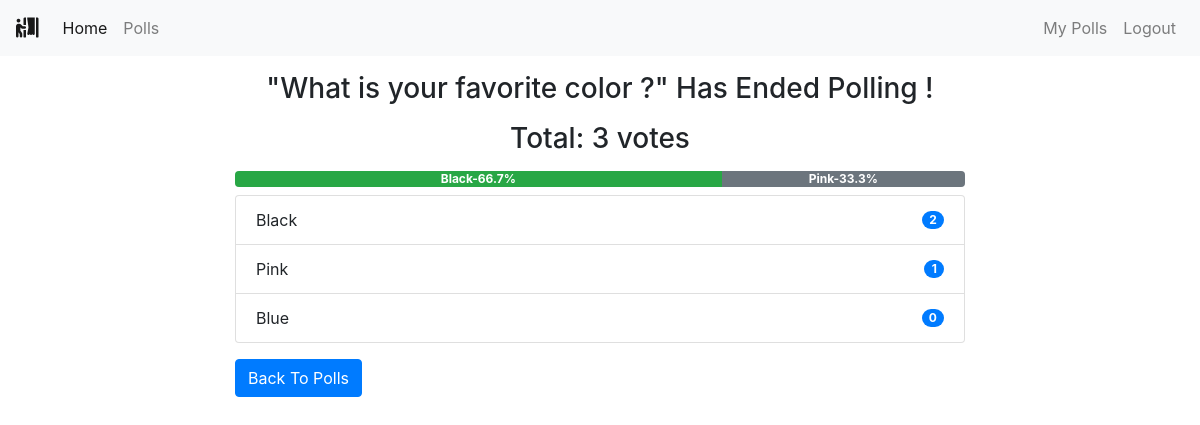
/polls/end/5/ (signed in), run on the app's committed database.
### polls/models.py (models this page shows, shortened)
class Poll(models.Model):
    owner = models.ForeignKey(User, on_delete=models.CASCADE)
    text = models.TextField()
    pub_date = models.DateTimeField(default=timezone.now)
    active = models.BooleanField(default=True)
    @property
    def get_vote_count(self):
        return self.vote_set.count()
    def get_result_dict(self):
        res = []
        for choice in self.choice_set.all():
            d = {}
            alert_class = ['primary', 'secondary', 'success',
                           'danger', 'dark', 'warning', 'info']
            d['alert_class'] = secrets.choice(alert_class)
            d['text'] = choice.choice_text
            d['num_votes'] = choice.get_vote_count
            if not self.get_vote_count:
                d['percentage'] = 0
            else:
                d['percentage'] = (choice.get_vote_count /
                                   self.get_vote_count)*100
            res.append(d)
        return res

class Choice(models.Model):
    poll = models.ForeignKey(Poll, on_delete=models.CASCADE)
    choice_text = models.CharField(max_length=255)
    @property
    def get_vote_count(self):
        return self.vote_set.count()

### polls/views.py (the view)
# urls.py: path('end/<int:poll_id>/', views.endpoll, name='end_poll'),
@login_required
def endpoll(request, poll_id):
    poll = get_object_or_404(Poll, pk=poll_id)
    if request.user != poll.owner:
        return redirect('home')
    if poll.active is True:
        poll.active = False
        poll.save()
        return render(request, 'polls/poll_result.html', {'poll': poll})
    else:
        return render(request, 'polls/poll_result.html', {'poll': poll})

### polls/templates/polls/poll_result.html
{% extends 'base.html' %}
{% block content %}
<div class="container">
    {% if messages %}
    <div class="messages">
        {% for message in messages %}
        <div {% if message.tags %} class="{{ message.tags }}" {% endif %}>{{ message }}
            <button type="button" class="close" data-dismiss="alert" aria-label="Close">
                <span aria-hidden="true">&times;</span>
            </button>
        </div>
        {% endfor %}
    </div>
    {% else %}
    <div class="row">
        <div class="col-md-8 offset-sm-2">
            {% if poll.active %}
            <h3 class="mt-3 mb-3 text-center">Result for: {{ poll.text }}</h3>
            {% else %}
            <h3 class="mt-3 mb-3 text-center">"{{ poll.text }}" Has Ended Polling !</h3>
            {% endif %}
            <h3 class="mb-2 text-center">Total: {{ poll.get_vote_count }} votes</h3>
            <div class="progress mt-3 mb-2">
                {% for choice in poll.get_result_dict %}
                <div class="progress-bar bg-{{ choice.alert_class }}" role="progressbar" style="width: {{ choice.percentage }}%;"
                    aria-valuenow="30" aria-valuemin="0" aria-valuemax="100"><b>
                        {{choice.text|truncatewords:2}}-{{choice.percentage|floatformat}}%</b>
                </div>
                {% endfor %}
            </div>
            <ul class="list-group">
                {% for choice in poll.choice_set.all %}
                <li class="list-group-item d-flex justify-content-between align-items-center">
                    {{ choice.choice_text }}
                    <span class="badge badge-primary badge-pill">{{ choice.get_vote_count }}</span>
                </li>
                {% endfor %}
            </ul>
            {% endif %}
            <a class="btn btn-primary mt-3" href="{% url 'polls:list' %}" role="button">Back To Polls</a>
        </div>
    </div>
</div>
{% endblock content %}

### templates/base.html (shortened to what this page needs)
{% load static %}
<!DOCTYPE html>
<html lang="en">
<head>
    <link rel="stylesheet" href="https://maxcdn.bootstrapcdn.com/bootstrap/4.0.0/css/bootstrap.min.css"
>
    <link rel="stylesheet" href="https://use.fontawesome.com/releases/v5.6.3/css/all.css"
>
</head>
<body>
    {% include 'includes/navbar.html' %}
    {% block content %}
    {% endblock content %}
</body>
</html>

### templates/includes/navbar.html (shortened to what this page needs)
<nav class="navbar navbar-expand-sm navbar-light bg-light">
    <a class="navbar-brand" href=""><i class="fas fa-person-booth"></i></a>
    <div class="collapse navbar-collapse" id="collapsibleNavId">
        <ul class="navbar-nav mr-auto mt-2 mt-lg-0">
            <li class="nav-item active">
                <a class="nav-link" href="{% url 'home' %}">Home <span class="sr-only">(current)</span></a>
            </li>
            <li class="nav-item">
                <a class="nav-link" href="{% url 'polls:list' %}">Polls</a>
            </li>
        </ul>
        <div class="navbar-nav ml-auto">
            {% if request.user.is_authenticated %}
            <a class="nav-link" href="{% url 'polls:list_by_user' %}">My Polls</a>
            <a class="nav-link" href="{% url 'accounts:logout' %}">Logout</a>
            {% else %}
            <a class="nav-link" href="{% url 'accounts:login' %}">Login</a>
            <a class="nav-link" href="{% url 'accounts:register' %}">Register</a>
            {% endif %}
        </div>
    </div>
</nav>

### data on the page
Poll: text "What is your favorite color ?", get_vote_count "3"
Choice: text "Black", choice_text "Black", get_vote_count "2"
Choice: text "Pink", choice_text "Pink", get_vote_count "1"
Choice: choice_text "Blue", get_vote_count "0"

### other printed values
{{ choice.percentage|floatformat }} "66.7" "33.3"
